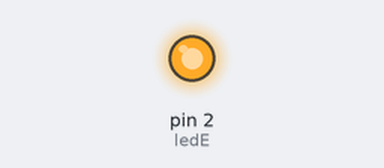
A sketch run on a simulated Arduino Uno, built with avr-gcc and run on an emulated ATmega328P. On the bench: output pins drawn as LEDs (lit = HIGH). The local clock reads 2024-03-15 10:24:30 at power-on unless the sketch sets it.

Above: at 0.1 s.
Timing chart, 0 to 1.6 s (numbered marks = the images above):
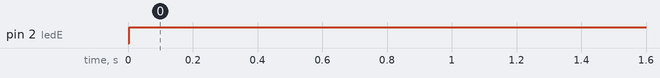

Measured:
- by itself, pin 2 (ledE): LOW → HIGH at 0.00 s

The sketch:

Cau3.ino
```cpp
#include "RTClib.h"

#define ledE 2

RTC_DS1307 rtc;

char daysOfTheWeek[7][12] = {"Sunday", "Monday", "Tuesday", "Wednesday", "Thursday", "Friday", "Saturday"};


void setup() {
  rtc.adjust(DateTime(F(__DATE__), F(__TIME__)));
  pinMode(ledE, OUTPUT);

  // rtc.adjust(DateTime(2014, 1, 21, 3, 0, 0));
}

void loop() {
  DateTime now = rtc.now();

  if(now.day() == 5 &&  (now.hour() > 13 && now.minute() > 30) || (now.hour() > 14 && now.minute() > 0)){
    digitalWrite(ledE, HIGH);
  } else {
    digitalWrite(ledE, LOW);
  }
}
```
